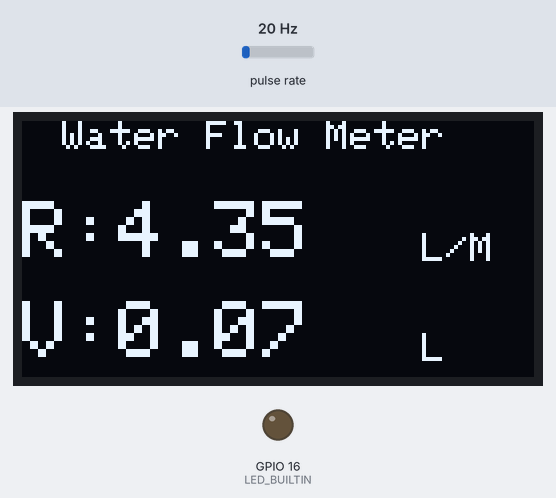
The sketch below on a simulated ESP8266 (NodeMCU). Shown: 128×64 one-colour display, output pins drawn as LEDs (lit = HIGH). Wiring (inferred from the names in the program): pulse sensor: data GPIO 2. The inputs (shaded band) are chosen by the test bench; at power-on: pulse rate 20 Hz. WiFi joins after 1.5 s; servers stay silent unless stated; what the sketch prints to the serial monitor is not drawn.

Above: at 2.7 s.
2.8 s: pulse rate (sensor on GPIO 2) set to 4 Hz
At 4.5 s:
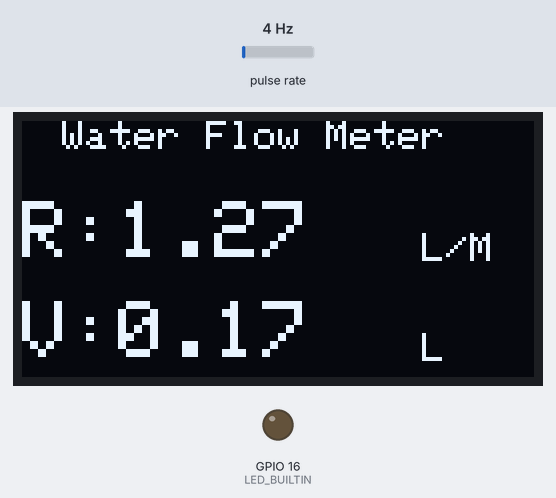
5.8 s: pulse rate (sensor on GPIO 2) set to 50 Hz
At 7.0 s:
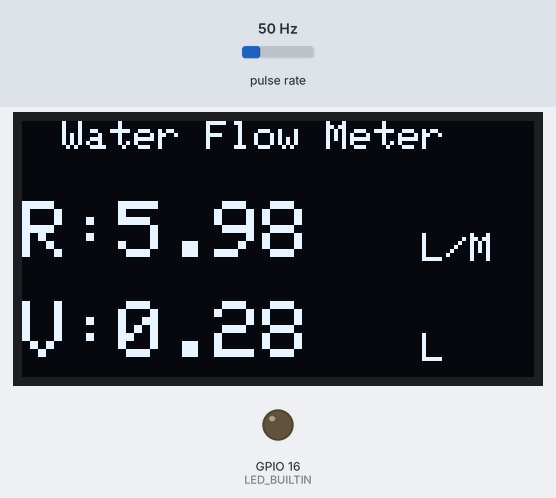
8.8 s: pulse rate (sensor on GPIO 2) set to 100 Hz
At 9.6 s:
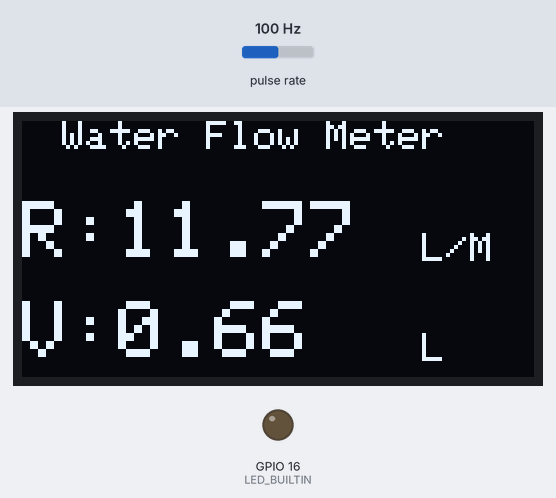
Timing chart, 0 to 11.8 s (numbered marks = the images above; inputs shaded):
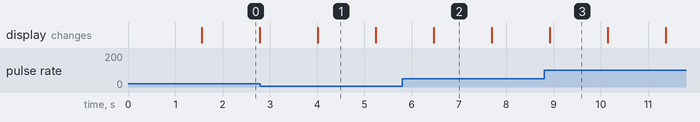

Measured:
- what the display in image 0 shows lasts 1.2 s, from 1.6 s to 2.8 s

The sketch:

Code.ino
```cpp
#include <ESP8266WiFi.h>
#include <SPI.h>
#include <Wire.h>
#include <WiFiClient.h>
#include <Adafruit_GFX.h>
#include <Adafruit_SSD1306.h>
#include "ThingSpeak.h"
#define SCREEN_WIDTH 128    // OLED display width, in pixels
#define SCREEN_HEIGHT 64    // OLED display height, in pixels
#define OLED_RESET -1       // Reset pin # (or -1 if sharing Arduino reset pin)

Adafruit_SSD1306 display(SCREEN_WIDTH, SCREEN_HEIGHT, &Wire, OLED_RESET);

String apiKey = "BO40FX5Y4UOBU4MH"; // Enter your Write API key from ThingSpeak
const char *ssid = "Parthiv's Galaxy A52";     // replace with your wifi ssid and wpa2 key
const char *pass = "Parthiv@02";
const char* server = "184.106.153.149";
unsigned long myChannelNumber = 1;

#define LED_BUILTIN 16
#define SENSOR  2

long currentMillis = 0;
long previousMillis = 0;
int interval = 1000;
boolean ledState = LOW;
float calibrationFactor = 4.5;
volatile byte pulseCount;
byte pulse1Sec = 0;
float flowRate;
unsigned long flowMilliLitres;
unsigned int totalMilliLitres;
float flowLitres;
float totalLitres;

void IRAM_ATTR pulseCounter()
{
  pulseCount++;
}

WiFiClient client;

void setup()
{
  Serial.begin(115200);
  display.begin(SSD1306_SWITCHCAPVCC, 0x3C); //initialize with the I2C addr 0x3C (128x64)
  display.clearDisplay();
  delay(1);

  ThingSpeak.begin(client);

  pinMode(LED_BUILTIN, OUTPUT);
  pinMode(SENSOR, INPUT_PULLUP);

  pulseCount = 0;
  flowRate = 0.0;
  flowMilliLitres = 0;
  totalMilliLitres = 0;
  previousMillis = 0;

  attachInterrupt(digitalPinToInterrupt(SENSOR), pulseCounter, FALLING);

  Serial.begin(115200);
       delay(1);

       Serial.println("Connecting to ");
       Serial.println(ssid);

       WiFi.begin(ssid, pass);
       while (WiFi.status() != WL_CONNECTED)
          {
            delay(500);
            Serial.print(".");
          }
      Serial.println("");
      Serial.println("WiFi connected");
}

void loop()
{
  currentMillis = millis();
  if (currentMillis - previousMillis > interval)
  {

    pulse1Sec = pulseCount;
    pulseCount = 0;

    // Because this loop may not complete in exactly 1 second intervals we calculate
    // the number of milliseconds that have passed since the last execution and use
    // that to scale the output. We also apply the calibrationFactor to scale the output
    // based on the number of pulses per second per units of measure (litres/minute in
    // this case) coming from the sensor.
    flowRate = ((1000.0 / (millis() - previousMillis)) * pulse1Sec) / calibrationFactor;
    previousMillis = millis();

    // Divide the flow rate in litres/minute by 60 to determine how many litres have
    // passed through the sensor in this 1 second interval, then multiply by 1000 to
    // convert to millilitres.
    flowMilliLitres = (flowRate / 60) * 1000;
    flowLitres = (flowRate / 60);

    // Add the millilitres passed in this second to the cumulative total
    totalMilliLitres += flowMilliLitres;
    totalLitres += flowLitres;

    // Print the flow rate for this second in litres / minute
    Serial.print("Flow rate: ");
    Serial.print(float(flowRate));  // Print the integer part of the variable
    Serial.print("L/min");
    Serial.print("\t");       // Print tab space

    display.clearDisplay();

    display.setCursor(10,0);  //oled display
    display.setTextSize(1);
    display.setTextColor(WHITE);
    display.print("Water Flow Meter");

    display.setCursor(0,20);  //oled display
    display.setTextSize(2);
    display.setTextColor(WHITE);
    display.print("R:");
    display.print(float(flowRate));
    display.setCursor(100,28);  //oled display
    display.setTextSize(1);
    display.print("L/M");

    // Print the cumulative total of litres flowed since starting
    Serial.print("Output Liquid Quantity: ");
    Serial.print(totalMilliLitres);
    Serial.print("mL / ");
    Serial.print(totalLitres);
    Serial.println("L");

    display.setCursor(0,45);  //oled display
    display.setTextSize(2);
    display.setTextColor(WHITE);
    display.print("V:");
    display.print(totalLitres);
    display.setCursor(100,53);  //oled display
    display.setTextSize(1);
    display.print("L");
    display.display();
  }

  ThingSpeak.setField(1, flowRate);
  ThingSpeak.setField(2, totalLitres);
  ThingSpeak.writeFields(2361037, "T9MM34EVVDABDZ4Q");

}
```
